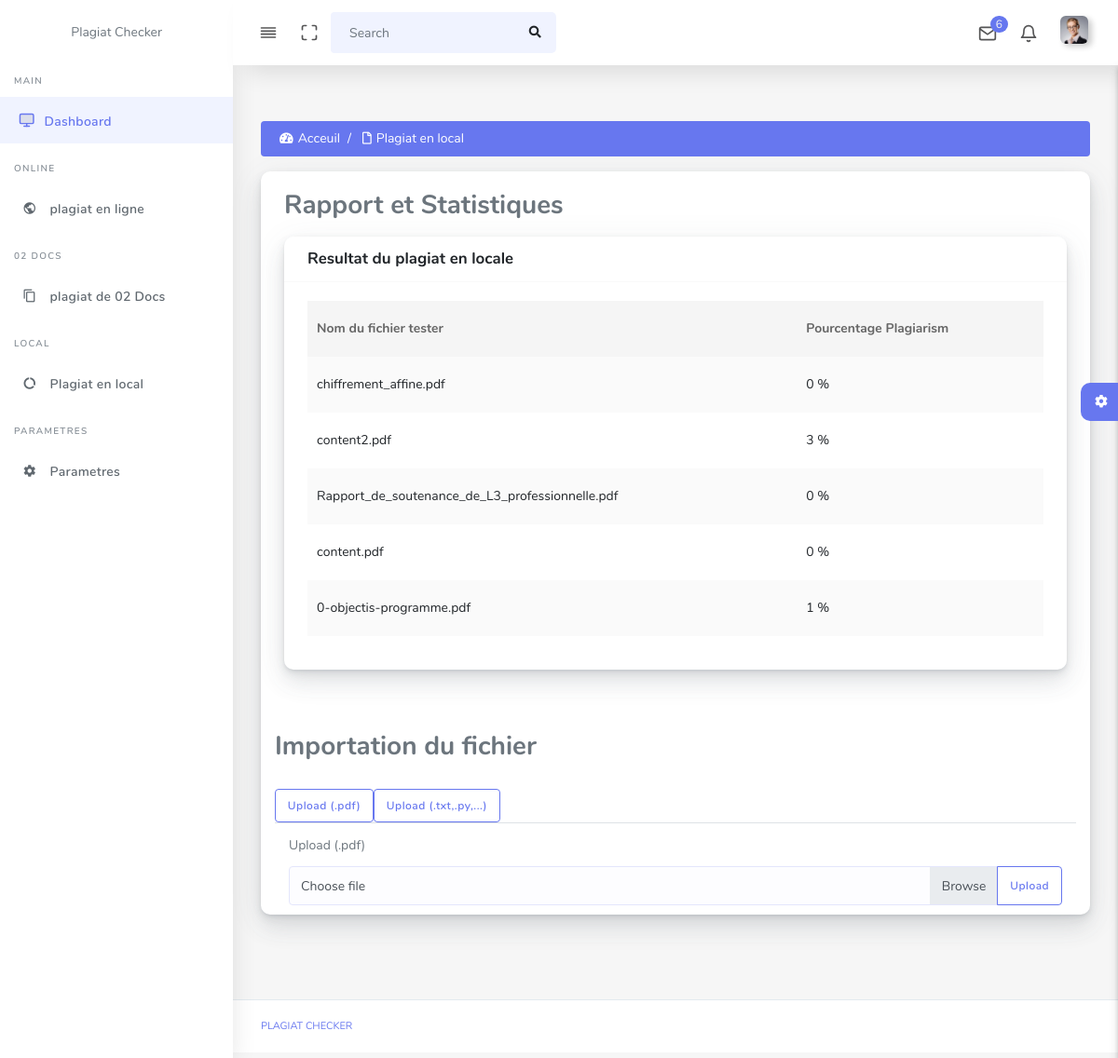
Before: /plagiatLocals/ with the older database file.
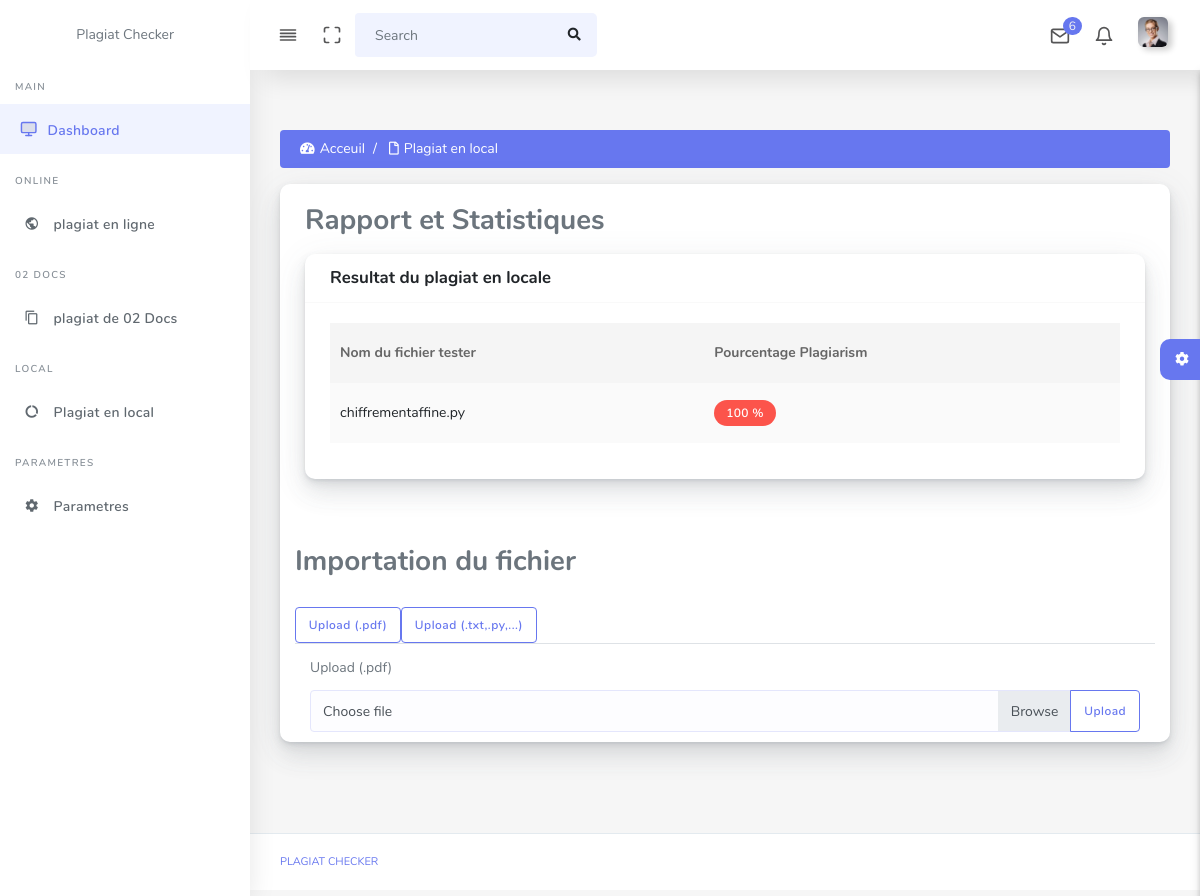
After: the same page with the newer database file.
### plagiatLocal/models.py (models this page shows)
class Rapport(models.Model):
    nomdoc = models.CharField(max_length=200)
    nomtest = models.CharField(max_length=200)
    color = models.CharField(max_length=200)
    ratio = models.IntegerField()
    idtest = models.IntegerField()
    class Meta:
        db_table = "rapport"

### plagiatLocal/views.py (the view)
# urls.py: path("plagiatLocals/", plagiatLocalResponse ,name="resultat"),
def plagiatLocalResponse(request):
    rapport_list = Rapport.objects.all()
    n='0'
    context = {
                'resultats': rapport_list
            }
    return render(request, "locale/results.html",context)

### plagiatLocal/templates/locale/results.html (shortened to what this page needs)
{% extends 'main-layout.html' %}
    {% load static %}
{% block content %}
    <div class="row">
        <div class="col-12">
            <nav aria-label="breadcrumb">
                <ol class="breadcrumb bg-primary text-white-all">
                <li class="breadcrumb-item"><a href="{% url 'index' %}"><i class="fas fa-tachometer-alt"></i>Acceuil</a></li>
                <li class="breadcrumb-item active" aria-current="page"><a href="#"><i class="far fa-file"></i>Plagiat en local</a></li>
                </ol>
            </nav>
        </div>
    </div>
    <div class="row clearfix">
        <div class="col-lg-12 col-md-12 col-sm-12 col-xs-12">
            <div class="card">
            <div class="card-body">
                {% if resultats %}
                <h3>Rapport et Statistiques</h3>
                <section>
                    <p>
                       <div class="row">
                        <div class="col-12">
                          <div class="card">
                            <div class="card-header">
                              <h4>Resultat du plagiat en locale</h4>
                            </div>
                            <div class="card-body">
                              <div class="table-responsive">
                                <table class="table table-striped table-hover" id="tableExport_prof" style="width:100%;">
                                  <thead>
                                    <tr>
                                      <th>Nom du fichier tester</th>
                                      <th>Pourcentage Plagiarism</th>
                                    </tr>
                                  </thead>
                                  <tbody>
                                    {% for resultat in resultats %}
                                      <tr>
                                        <td>{{ resultat.nomtest }}</td>
                                        <td><div class="{{ resultat.color }}">{{ resultat.ratio }} %</div></td>
                                      </tr>
                                      {% endfor %}
                                  </tbody>
                                </table>
                              </div>
                            </div>
                          </div>
                        </div>
                      </div>
                     </div>
                {% endif %}
                <div class="tab-content col-md-12">
                    <h3> Importation du fichier</h3>
                    <nav>
                        <div class="nav nav-tabs " id="nav-tab" role="tablist">
                          <button class="btn btn-outline-primary"  id="nav-home-tab" data-toggle="tab" data-target="#nav-home" type="button" role="tab" aria-controls="nav-home" aria-selected="true">Upload (.pdf)</button>
                          <button class="btn btn-outline-primary" id="nav-profile-tab" data-toggle="tab" data-target="#nav-profile" type="button" role="tab" aria-controls="nav-profile" aria-selected="false">Upload (.txt,.py,...)</button>
                        </div>
                      </nav>
                      <div class="tab-content col-md-12" id="nav-tabContent">
                        <div class="tab-pane fade show active" id="nav-home" role="tabpanel" aria-labelledby="nav-home-tab">
                            <form method = "POST" class="post-form" action = "{% url 'envoifichier' %}" enctype="multipart/form-data">
                                <label class="form-label" for="customFile"> Upload (.pdf)</label>
                                <div class="input-group">
                                  <div class="custom-file">
                                    <label class="custom-file-label" for="inputGroupFile04">Choose file</label>
                                  </div>
                                    <div class="input-group-append">
                                      <button type="submit" class="btn btn-outline-primary" type="button" id="inputGroupFileAddon04">Upload</button>
                                    </div>
                                </div>
                            </form>
                        </div>
                      </div>
                </div>
            </div>
      </div>
      </div>
        </div>
    </div>
{% endblock %}

### PlagiatChecker/templates/main-layout.html (shortened to what this page needs)
{% load static %}
<!DOCTYPE html>
<html lang="fr">
<head>
  <link rel="stylesheet" href="{% static 'assets/css/app.min.css' %}">
  <link rel="stylesheet" href="{% static 'assets/css/style.css' %}">
  <link rel="stylesheet" href="{% static 'assets/css/components.css' %}">
  <link rel="stylesheet" href="{% static 'assets/css/custom.css' %}">
</head>
<body>
  <div id="app">
    <div class="main-wrapper main-wrapper-1">
      <div class="navbar-bg"></div>
      <nav class="navbar navbar-expand-lg main-navbar sticky">
        <div class="form-inline mr-auto">
          <ul class="navbar-nav mr-3">
            <li><a href="#" data-toggle="sidebar" class="nav-link nav-link-lg
									collapse-btn"> <i data-feather="align-justify"></i></a></li>
            <li><a href="#" class="nav-link nav-link-lg fullscreen-btn">
                <i data-feather="maximize"></i>
              </a></li>
            <li>
              <form class="form-inline mr-auto">
                <div class="search-element">
                  <input class="form-control" type="search" placeholder="Search" aria-label="Search" data-width="200">
                  <button class="btn" type="submit">
                    <i class="fas fa-search"></i>
                  </button>
                </div>
              </form>
            </li>
          </ul>
        </div>
        <ul class="navbar-nav navbar-right">
          <li class="dropdown dropdown-list-toggle"><a href="#" data-toggle="dropdown"
              class="nav-link nav-link-lg message-toggle"><i data-feather="mail"></i>
              <span class="badge headerBadge1">
                6 </span> </a>
          </li>
          <li class="dropdown dropdown-list-toggle"><a href="#" data-toggle="dropdown"
              class="nav-link notification-toggle nav-link-lg"><i data-feather="bell" class="bell"></i>
            </a>
          </li>
          <li class="dropdown"><a href="#" data-toggle="dropdown"
              class="nav-link dropdown-toggle nav-link-lg nav-link-user"> <img alt="image" src="{% static 'assets/img/user.png' %}"
                class="user-img-radious-style"> </a>
          </li>
        </ul>
      </nav>
      <div class="main-sidebar sidebar-style-2">
        <aside id="sidebar-wrapper">
          <div class="sidebar-brand">
                 <span class="logo-name">Plagiat Checker</span>
          </div>
          <ul class="sidebar-menu">
            <li class="menu-header">Main</li>
            <li class="dropdown active">
              <a href="{% url 'index' %}" class="nav-link"><i data-feather="monitor"></i><span>Dashboard</span></a>
            </li>
            <li class="menu-header">Online</li>
            <li><a class="nav-link" href="{% url 'plagiatOnline' %}"><i class="material-icons">public</i><span>plagiat en ligne</span></a></li>
            <li class="menu-header">02 Docs</li>
            <li><a class="nav-link" href="{% url 'plagiatDocument' %}"><i class="material-icons">content_copy</i><span>plagiat de 02 Docs</span></a></li>
            <li class="menu-header">Local</li>
            <li><a class="nav-link" href="{% url 'plagiatLocal' %}"><i class="material-icons">data_usage</i><span>Plagiat en local</span></a></li>
            <li class="menu-header">Parametres</li>
            <li><a class="nav-link" href="#"><i class="material-icons">settings</i><span>Parametres</span></a></li>
          </ul>
        </aside>
      </div>
      <div class="main-content">
            {% block content %}
            {% endblock %}
      </div>
        <div class="settingSidebar">
          <a href="javascript:void(0)" class="settingPanelToggle"> <i class="fa fa-spin fa-cog"></i>
          </a>
        </div>
      <footer class="main-footer">
        <div class="footer-left">
          <a href="#">Plagiat Checker</a></a>
        </div>
      </footer>
</body>
</html>

Changed rows visible on the page:
removed Rapport: nomtest "chiffrement_affine.pdf", ratio "0"
removed Rapport: nomtest "content2.pdf", ratio "3"
removed Rapport: nomtest "Rapport_de_soutenance_de_L3_professionnelle.pdf", ratio "0"
removed Rapport: nomtest "content.pdf", ratio "0"
removed Rapport: nomtest "0-objectis-programme.pdf", ratio "1"
added Rapport: nomtest "chiffrementaffine.py", ratio "100"
